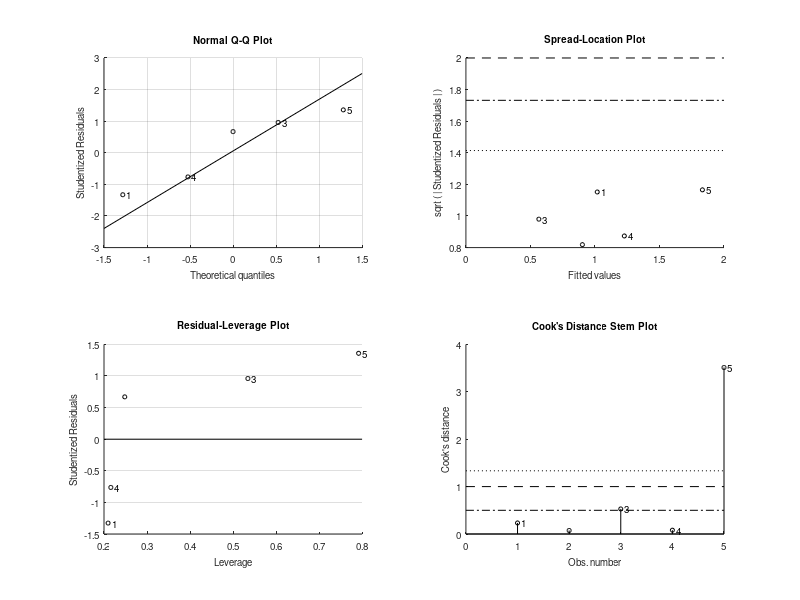

This figure's MATLAB source: (Note: this script raises an error after producing the figure.)
% Linear regressions of zmeso biomass with surf chl 
% Tropical regions, annual climatology
% Historic and SSP585

clear all
close all

figp ='/Users/cpetrik/Dropbox/Princeton/Fish-MIP/CMIP6/driver_analysis/zmeso_figs/';

%%
load('Hist_SSP585_coeffs_mod_chl_sst_biomes.mat','HistChlHCSS',...
    'HistChlHCPS','SspChlHCSS','SspChlHCPS');
load('Hist_SSP585_coeffs_mod_chl_sst_LC45.mat');
load('Hist_SSP585_coeffs_mod_chl_global_obsglm.mat')

Hist.slop = [HistChlLC45(:,2),HistChlHCSS(:,2),HistChlHCPS(:,2),HistChlGlobal(:,2)];
Hist.int = [HistChlLC45(:,1),HistChlHCSS(:,1),HistChlHCPS(:,1),HistChlGlobal(:,1)];

SSP.slop = [SspChlLC45(:,2),SspChlHCSS(:,2),SspChlHCPS(:,2),SspChlGlobal(:,2)];
SSP.int = [SspChlLC45(:,1),SspChlHCSS(:,1),SspChlHCPS(:,1),SspChlGlobal(:,1)];

%% predict mesozoo over chl values
% Models have a very large range
cmin = log(0.01);
cmax = log(25);
chl = logspace(cmin,cmax);

hzoo1 = Hist.int(:,1) + Hist.slop(:,1) .* log(chl);
szoo1 = SSP.int(:,1) + SSP.slop(:,1) .* log(chl);
hzoo2 = Hist.int(:,2) + Hist.slop(:,2) .* log(chl);
szoo2 = SSP.int(:,2) + SSP.slop(:,2) .* log(chl);
hzoo3 = Hist.int(:,3) + Hist.slop(:,3) .* log(chl);
szoo3 = SSP.int(:,3) + SSP.slop(:,3) .* log(chl);
hzoo4 = Hist.int(:,4) + Hist.slop(:,4) .* log(chl);
szoo4 = SSP.int(:,4) + SSP.slop(:,4) .* log(chl);

%% color same as Taylor diagrams
% cm=[0 0.7 0;...   %g
%     0 0 0.75;...  %b
%     0.5 0 1;...   %purple
%     1 0 0;...     %r
%     0.5 0 0;...   %maroon
%     0.35 0.35 0.35]; %grey
cb=[34/255 136/255 51/255;...   %green
    51/255 187/255 238/255;...  %cyan
    0/255 68/255 136/255;...    %blue
    238/255 102/255 119/255;... %red
    170/255 51/255 119/255;...  %purple
    0.333 0.333 0.333];         %grey

set(groot,'defaultAxesColorOrder',cb);

hmod = {'CAN','CNRM','GFDL','IPSL','UK','obs'};
smod = {'CAN','CNRM','GFDL','IPSL','UK'};

%% linear regression of hist vs. future 

mdl1 = fitlm(Hist.slop(1:5,1),SSP.slop(:,1));
ypred1 = predict(mdl1,Hist.slop(1:5,1));

mdl2 = fitlm(Hist.slop(1:5,2),SSP.slop(:,2));
ypred2 = predict(mdl2,Hist.slop(1:5,2));

mdl3 = fitlm(Hist.slop(1:5,3),SSP.slop(:,3));
ypred3 = predict(mdl3,Hist.slop(1:5,3));

mdl4 = fitlm(Hist.slop(1:5,4),SSP.slop(:,4));
ypred4 = predict(mdl4,Hist.slop(1:5,4));

noCmdl1 = fitlm(Hist.slop(2:5,1),SSP.slop(2:5,1));
noCypred1 = predict(noCmdl1,Hist.slop(2:5,1));

noCmdl2 = fitlm(Hist.slop(2:5,2),SSP.slop(2:5,2));
noCypred2 = predict(noCmdl2,Hist.slop(2:5,2));

noCmdl3 = fitlm(Hist.slop(2:5,3),SSP.slop(2:5,3));
noCypred3 = predict(noCmdl3,Hist.slop(2:5,3));

noCmdl4 = fitlm(Hist.slop(2:5,4),SSP.slop(2:5,4));
noCypred4 = predict(noCmdl4,Hist.slop(2:5,4));

test=mdl1.Coefficients;
tt=table2array(test);

%% Figures
x = (-5:0.5:4);
xs = 0:0.5:6;
y1 = Hist.slop(6,1)*ones(size(xs));
y2 = Hist.slop(6,2)*ones(size(xs));
y3 = Hist.slop(6,3)*ones(size(xs));
y4 = Hist.slop(6,4)*ones(size(xs));

%% 3 biomes
figure(1)
subplot(3,3,1)
plot(log(chl),hzoo1,'LineWidth',2)
% legend(hmod)
ylim([-20 10])
xlim([round(cmin) round(cmax)])
% xlabel('log chl (mg m^-^3)')
ylabel('log zmeso (mgC m^-^2)')
title('Hist')

subplot(3,3,2)
plot(log(chl),szoo1,'LineWidth',2)
ylim([-20 10])
xlim([round(cmin) round(cmax)])
% xlabel('log chl (mg m^-^3)')
% ylabel('log zmeso (mgC m^-^2)')
title('SSP 585')

subplot(3,3,3)
for i=1:5
    plot(Hist.slop(i,1),SSP.slop(i,1),'.','color',cb(i,:),'MarkerSize',20); hold on;
end
plot(x,x,':k'); hold on;
plot(y1,xs,'color',cb(6,:)); hold on;
plot(Hist.slop(1:5,1),ypred1,'k'); hold on;
% legend(smod)
% legend('location','southeast')
axis([0 3 0 2])
% xlabel('Historic chl sensitivity')
ylabel('Future chl sensitivity')
title('LC')

subplot(3,3,4)
plot(log(chl),hzoo2,'LineWidth',2)
ylim([-20 20])
xlim([round(cmin) round(cmax)])
% xlabel('log chl (mg m^-^3)')
ylabel('log zmeso (mgC m^-^2)')
title('Hist')

subplot(3,3,5)
plot(log(chl),szoo2,'LineWidth',2)
ylim([-20 20])
xlim([round(cmin) round(cmax)])
% xlabel('log chl (mg m^-^3)')
% ylabel('log zmeso (mgC m^-^2)')
title('SSP 585')

subplot(3,3,6)
plot(x,x,':k'); hold on;
for i=1:5
    plot(Hist.slop(i,2),SSP.slop(i,2),'.','color',cb(i,:),'MarkerSize',20); hold on;
end
plot(y2,xs,'color',cb(6,:)); hold on;
plot(Hist.slop(1:5,2),ypred2,'k'); hold on;
axis([0 4 0 6])
% xlabel('Historic chl sensitivity')
ylabel('Future chl sensitivity')
title('HCSS')

subplot(3,3,7)
plot(log(chl),hzoo3,'LineWidth',2)
ylim([-20 20])
xlim([round(cmin) round(cmax)])
xlabel('log chl (mg m^-^3)')
ylabel('log zmeso (mgC m^-^2)')
title('Hist')

subplot(3,3,8)
plot(log(chl),szoo3,'LineWidth',2)
ylim([-20 20])
xlim([round(cmin) round(cmax)])
xlabel('log chl (mg m^-^3)')
% ylabel('log zmeso (mgC m^-^2)')
title('SSP 585')

subplot(3,3,9)
plot(x,x,':k'); hold on;
for i=1:5
    plot(Hist.slop(i,3),SSP.slop(i,3),'.','color',cb(i,:),'MarkerSize',20); hold on;
end
plot(y3,xs,'color',cb(6,:)); hold on;
plot(Hist.slop(1:5,3),ypred3,'k'); hold on;
axis([-1 3 0 5])
xlabel('Historic chl sensitivity')
ylabel('Future chl sensitivity')
title('HCPS')

print('-dpng',[figp 'Hist_SSP585_lm_EC_zmeso_chl_biomes_LC45.png'])

%% 3 biomes + global
f1 = figure('Units','inches','Position',[1 1 9 8]);
subplot(4,4,1)
plot(log(chl),hzoo4,'LineWidth',2)
ylim([-15 10])
xlim([round(cmin) round(cmax)])
ylabel('Global')
title('Hist')
lg  = legend({'CAN','CNRM','GFDL','IPSL','UKESM','obsGLMM'}); 
lg.Position(1:2) = [.725 .45];

subplot(4,4,2)
plot(log(chl),szoo4,'LineWidth',2)
ylim([-15 10])
xlim([round(cmin) round(cmax)])
title('SSP 585')

subplot(4,4,3)
for i=1:5
    plot(Hist.slop(i,4),SSP.slop(i,4),'.','color',cb(i,:),'MarkerSize',20); hold on;
end
plot(x,x,':k'); hold on;
plot(y4,xs,'color',cb(6,:)); hold on;
plot(Hist.slop(1:5,4),ypred4,'k'); hold on;
axis([0 2 0 2])
title('Future chl sensitivity')

subplot(4,4,5)
plot(log(chl),hzoo1,'LineWidth',2)
ylim([-15 10])
xlim([round(cmin) round(cmax)])
% xlabel('log chl (mg m^-^3)')
ylabel('LC')
text(-8.5,-35,'log zmeso (mgC m^-^2)','Rotation',90)

subplot(4,4,6)
plot(log(chl),szoo1,'LineWidth',2)
ylim([-15 10])
xlim([round(cmin) round(cmax)])
% xlabel('log chl (mg m^-^3)')
% ylabel('log zmeso (mgC m^-^2)')
%title('SSP 585')

subplot(4,4,7)
for i=1:5
    plot(Hist.slop(i,1),SSP.slop(i,1),'.','color',cb(i,:),'MarkerSize',20); hold on;
end
plot(x,x,':k'); hold on;
plot(y1,xs,'color',cb(6,:)); hold on;
plot(Hist.slop(1:5,1),ypred1,'k'); hold on;
% legend(smod)
% legend('location','southeast')
axis([0 2.5 0 2])

subplot(4,4,9)
plot(log(chl),hzoo2,'LineWidth',2)
xlim([round(cmin) round(cmax)])
ylim([-20 20])
% xlabel('log chl (mg m^-^3)')
%ylabel('log zmeso (mgC m^-^2)')
ylabel('HCSS')

subplot(4,4,10)
plot(log(chl),szoo2,'LineWidth',2)
xlim([round(cmin) round(cmax)])
ylim([-20 20])

subplot(4,4,11)
plot(x,x,':k'); hold on;
for i=1:5
    plot(Hist.slop(i,2),SSP.slop(i,2),'.','color',cb(i,:),'MarkerSize',20); hold on;
end
plot(y2,xs,'color',cb(6,:)); hold on;
plot(Hist.slop(1:5,2),ypred2,'k'); hold on;
axis([0 4 0 6])
% xlabel('Historic chl sensitivity')
%ylabel('Future chl sensitivity')
%title('HCSS')

subplot(4,4,13)
plot(log(chl),hzoo3,'LineWidth',2)
ylim([-20 20])
xlim([round(cmin) round(cmax)])
xlabel('log chl (mg m^-^3)')
ylabel('HCPS')

subplot(4,4,14)
plot(log(chl),szoo3,'LineWidth',2)
ylim([-20 20])
xlim([round(cmin) round(cmax)])
xlabel('log chl (mg m^-^3)')
% ylabel('log zmeso (mgC m^-^2)')
%title('SSP 585')

subplot(4,4,15)
plot(x,x,':k'); hold on;
for i=1:5
    plot(Hist.slop(i,3),SSP.slop(i,3),'.','color',cb(i,:),'MarkerSize',20); hold on;
end
plot(y3,xs,'color',cb(6,:)); hold on;
plot(Hist.slop(1:5,3),ypred3,'k'); hold on;
axis([-1 3 0 5])
xlabel('Historic chl sensitivity')
%ylabel('Future chl sensitivity')
%title('HCPS')

print('-dpng',[figp 'Hist_SSP585_lm_EC_zmeso_chl_global_biomes_LC45.png'])

%% 3 biomes No CAN
figure(3)
subplot(3,3,1)
for i=2:6
    plot(log(chl),hzoo1(i,:),'color',cb(i,:),'LineWidth',2); hold on;
end
ylim([-10 10])
xlim([round(cmin) round(cmax)])
% xlabel('log chl (mg m^-^3)')
ylabel('log zmeso (mgC m^-^2)')
title('Hist')

subplot(3,3,2)
for i=2:5
    plot(log(chl),szoo1(i,:),'color',cb(i,:),'LineWidth',2); hold on;
end
ylim([-10 10])
xlim([round(cmin) round(cmax)])
% xlabel('log chl (mg m^-^3)')
% ylabel('log zmeso (mgC m^-^2)')
title('SSP 585')

subplot(3,3,3)
for i=2:5
    plot(Hist.slop(i,1),SSP.slop(i,1),'.','color',cb(i,:),'MarkerSize',20); hold on;
end
plot(x,x,':k'); hold on;
plot(y1,xs,'color',cb(6,:)); hold on;
plot(Hist.slop(2:5,1),noCypred1,'k'); hold on;
% legend(smod)
% legend('location','southeast')
axis([0 3 0 2])
% xlabel('Historic chl sensitivity')
ylabel('Future chl sensitivity')
title('LC')

subplot(3,3,4)
for i=2:6
    plot(log(chl),hzoo2(i,:),'color',cb(i,:),'LineWidth',2); hold on;
end
ylim([-10 10])
xlim([round(cmin) round(cmax)])
% xlabel('log chl (mg m^-^3)')
ylabel('log zmeso (mgC m^-^2)')
title('Hist')

subplot(3,3,5)
for i=2:5
    plot(log(chl),szoo2(i,:),'color',cb(i,:),'LineWidth',2); hold on;
end
ylim([-10 10])
xlim([round(cmin) round(cmax)])
% xlabel('log chl (mg m^-^3)')
% ylabel('log zmeso (mgC m^-^2)')
title('SSP 585')

subplot(3,3,6)
plot(x,x,':k'); hold on;
for i=2:5
    plot(Hist.slop(i,2),SSP.slop(i,2),'.','color',cb(i,:),'MarkerSize',20); hold on;
end
plot(y2,xs,'color',cb(6,:)); hold on;
plot(Hist.slop(2:5,2),noCypred2,'k'); hold on;
axis([0 2 0 1.5])
% xlabel('Historic chl sensitivity')
ylabel('Future chl sensitivity')
title('HCSS')

subplot(3,3,7)
for i=2:6
    plot(log(chl),hzoo3(i,:),'color',cb(i,:),'LineWidth',2); hold on;
end
ylim([-3 2])
xlim([round(cmin) round(cmax)])
xlabel('log chl (mg m^-^3)')
ylabel('log zmeso (mgC m^-^2)')
title('Hist')

subplot(3,3,8)
for i=2:5
    plot(log(chl),szoo3(i,:),'color',cb(i,:),'LineWidth',2); hold on;
end
ylim([-3 2])
xlim([round(cmin) round(cmax)])
xlabel('log chl (mg m^-^3)')
% ylabel('log zmeso (mgC m^-^2)')
title('SSP 585')

subplot(3,3,9)
plot(x,x,':k'); hold on;
for i=2:5
    plot(Hist.slop(i,3),SSP.slop(i,3),'.','color',cb(i,:),'MarkerSize',20); hold on;
end
plot(y3,xs,'color',cb(6,:)); hold on;
plot(Hist.slop(2:5,3),noCypred3,'k'); hold on;
axis([-1 1 0 1])
xlabel('Historic chl sensitivity')
ylabel('Future chl sensitivity')
title('HCPS')

print('-dpng',[figp 'Hist_SSP585_lm_EC_zmeso_chl_biomes_LC45_noCAN.png'])

%% No CAN + global
f4 = figure('Units','inches','Position',[1 1 9 8]);
subplot(4,4,1)
for i=2:6
    plot(log(chl),hzoo4(i,:),'color',cb(i,:),'LineWidth',2); hold on;
end
ylim([-5 5])
lg  = legend({'CNRM','GFDL','IPSL','UKESM','obsGLMM'}); 
lg.Position(1:2) = [.71 .45];
xlim([round(cmin) round(cmax)])
title('Hist')
ylabel('Global')

subplot(4,4,2)
for i=2:5
    plot(log(chl),szoo4(i,:),'color',cb(i,:),'LineWidth',2); hold on;
end
ylim([-5 5])
xlim([round(cmin) round(cmax)])
title('SSP 585')

subplot(4,4,3)
for i=2:5
    plot(Hist.slop(i,4),SSP.slop(i,4),'.','color',cb(i,:),'MarkerSize',20); hold on;
end
plot(x,x,':k'); hold on;
plot(y4,xs,'color',cb(6,:)); hold on;
plot(Hist.slop(2:5,4),noCypred4,'k'); hold on;
% legend(smod)
% legend('location','southeast')
axis([0.25 1.25 0.25 1.5])
title('Future chl sensitivity')


subplot(4,4,5)
for i=2:6
    plot(log(chl),hzoo1(i,:),'color',cb(i,:),'LineWidth',2); hold on;
end
% legend(hmod)
% legend('location','northwest')
ylim([-10 10])
xlim([round(cmin) round(cmax)])
% xlabel('log chl (mg m^-^3)')
ylabel('LC')
text(-8.5,-30,'log zmeso (mgC m^-^2)','Rotation',90)

subplot(4,4,6)
for i=2:5
    plot(log(chl),szoo1(i,:),'color',cb(i,:),'LineWidth',2); hold on;
end
ylim([-10 10])
xlim([round(cmin) round(cmax)])
% xlabel('log chl (mg m^-^3)')
% ylabel('log zmeso (mgC m^-^2)')
%title('SSP 585')

subplot(4,4,7)
for i=2:5
    plot(Hist.slop(i,1),SSP.slop(i,1),'.','color',cb(i,:),'MarkerSize',20); hold on;
end
plot(x,x,':k'); hold on;
plot(y1,xs,'color',cb(6,:)); hold on;
plot(Hist.slop(2:5,1),noCypred1,'k'); hold on;
% legend(smod)
% legend('location','southeast')
axis([0 2.5 0 2])
% xlabel('Historic chl sensitivity')

subplot(4,4,9)
for i=2:6
    plot(log(chl),hzoo2(i,:),'color',cb(i,:),'LineWidth',2); hold on;
end
ylim([-10 10])
xlim([round(cmin) round(cmax)])
% xlabel('log chl (mg m^-^3)')
ylabel('HCSS')
%title('Hist')

subplot(4,4,10)
for i=2:5
    plot(log(chl),szoo2(i,:),'color',cb(i,:),'LineWidth',2); hold on;
end
ylim([-10 10])
xlim([round(cmin) round(cmax)])
% xlabel('log chl (mg m^-^3)')
%title('SSP 585')

subplot(4,4,11)
plot(x,x,':k'); hold on;
for i=2:5
    plot(Hist.slop(i,2),SSP.slop(i,2),'.','color',cb(i,:),'MarkerSize',20); hold on;
end
plot(y2,xs,'color',cb(6,:)); hold on;
plot(Hist.slop(2:5,2),noCypred2,'k'); hold on;
axis([0 2 0 1.5])
% xlabel('Historic chl sensitivity')
%title('HCSS')

subplot(4,4,13)
for i=2:6
    plot(log(chl),hzoo3(i,:),'color',cb(i,:),'LineWidth',2); hold on;
end
ylim([-3 2])
xlim([round(cmin) round(cmax)])
xlabel('log chl (mg m^-^3)')
ylabel('HCPS')

subplot(4,4,14)
for i=2:5
    plot(log(chl),szoo3(i,:),'color',cb(i,:),'LineWidth',2); hold on;
end
ylim([-3 2])
xlim([round(cmin) round(cmax)])
xlabel('log chl (mg m^-^3)')
%title('SSP 585')

subplot(4,4,15)
plot(x,x,':k'); hold on;
for i=2:5
    plot(Hist.slop(i,3),SSP.slop(i,3),'.','color',cb(i,:),'MarkerSize',20); hold on;
end
plot(y3,xs,'color',cb(6,:)); hold on;
plot(Hist.slop(2:5,3),noCypred3,'k'); hold on;
axis([-0.75 1 0 1])
xlabel('Historic chl sensitivity')


print('-dpng',[figp 'Hist_SSP585_lm_EC_zmeso_chl_global_biomes_LC45_noCAN.png'])

%%
figure(5)
subplot(2,2,1)
plot(x,x,':k'); hold on;
for i=2:4
    plot(Hist.slop(i,2),SSP.slop(i,2),'.','color',cb(i,:),'MarkerSize',20); hold on;
end
plot(y2,xs,'color',cb(6,:)); hold on;
plot(Hist.slop(2:5,2),noCypred2,'k'); hold on;
axis([0.3 0.9 0.3 0.9])
% xlabel('Historic chl sensitivity')
ylabel('Future chl sensitivity')
title('HCSS')

subplot(2,2,3)
plot(x,x,':k'); hold on;
for i=2:4
    plot(Hist.slop(i,3),SSP.slop(i,3),'.','color',cb(i,:),'MarkerSize',20); hold on;
end
plot(y3,xs,'color',cb(6,:)); hold on;
plot(Hist.slop(2:5,3),noCypred3,'k'); hold on;
axis([0.1 0.6 0.1 0.6])
xlabel('Historic chl sensitivity')
ylabel('Future chl sensitivity')
title('HCPS')
print('-dpng',[figp 'Hist_SSP585_lm_EC_zmeso_chl_biomes_HC_noCANnoUK.png'])

%%
figure(6)
for i=1:5
    plot(Hist.slop(i,1),SSP.slop(i,1),'.','color',cb(i,:),'MarkerSize',20); hold on;
end
plot(x,x,':k'); hold on;
plot(y1,xs,'color',cb(6,:)); hold on;
plot(Hist.slop(1:5,1),ypred1,'k'); hold on;
legend(smod)
legend('location','southeast')
axis([0.2 2.2 0.2 2])
xlabel('Historic chl sensitivity')
ylabel('Future chl sensitivity')
title('LC')
print('-dpng',[figp 'Hist_SSP585_lm_EC_zmeso_chl_biomes_LC45only.png'])

%% No CAN no UK + global
figure(7)
subplot(4,3,1)
for i=2:4
    plot(log(chl),hzoo4(i,:),'color',cb(i,:),'LineWidth',2); hold on;
end
plot(log(chl),hzoo4(6,:),'color',cb(6,:),'LineWidth',2); hold on;
% legend(hmod)
% legend('location','northwest')
ylim([-3 2])
xlim([round(cmin) round(cmax)])
title('Hist')
ylabel('Global')

subplot(4,3,2)
for i=2:4
    plot(log(chl),szoo4(i,:),'color',cb(i,:),'LineWidth',2); hold on;
end
ylim([-3 2])
xlim([round(cmin) round(cmax)])
title('SSP 585')

subplot(4,3,3)
for i=2:4
    plot(Hist.slop(i,4),SSP.slop(i,4),'.','color',cb(i,:),'MarkerSize',20); hold on;
end
plot(x,x,':k'); hold on;
plot(y4,xs,'color',cb(6,:)); hold on;
axis([0.35 0.75 0.35 0.75])
title('Future chl sensitivity')

subplot(4,3,4)
for i=2:4
    plot(log(chl),hzoo1(i,:),'color',cb(i,:),'LineWidth',2); hold on;
end
plot(log(chl),hzoo1(6,:),'color',cb(6,:),'LineWidth',2); hold on;
% legend(hmod)
% legend('location','northwest')
ylim([-5 6])
xlim([round(cmin) round(cmax)])
% xlabel('log chl (mg m^-^3)')
ylabel('LC')
text(-8.5,-15,'log zmeso (mgC m^-^2)','Rotation',90)

subplot(4,3,5)
for i=2:4
    plot(log(chl),szoo1(i,:),'color',cb(i,:),'LineWidth',2); hold on;
end
ylim([-5 6])
xlim([round(cmin) round(cmax)])
% xlabel('log chl (mg m^-^3)')
% ylabel('log zmeso (mgC m^-^2)')
%title('SSP 585')

subplot(4,3,6)
for i=2:4
    plot(Hist.slop(i,1),SSP.slop(i,1),'.','color',cb(i,:),'MarkerSize',20); hold on;
end
plot(x,x,':k'); hold on;
plot(y1,xs,'color',cb(6,:)); hold on;
axis([0.25 1.5 0.5 1.5])
% xlabel('Historic chl sensitivity')

subplot(4,3,7)
for i=2:4
    plot(log(chl),hzoo2(i,:),'color',cb(i,:),'LineWidth',2); hold on;
end
plot(log(chl),hzoo2(6,:),'color',cb(6,:),'LineWidth',2); hold on;
ylim([-3 3])
xlim([round(cmin) round(cmax)])
% xlabel('log chl (mg m^-^3)')
ylabel('HCSS')
%title('Hist')

subplot(4,3,8)
for i=2:4
    plot(log(chl),szoo2(i,:),'color',cb(i,:),'LineWidth',2); hold on;
end
ylim([-3 3])
xlim([round(cmin) round(cmax)])
% xlabel('log chl (mg m^-^3)')
%title('SSP 585')

subplot(4,3,9)
plot(x,x,':k'); hold on;
for i=2:4
    plot(Hist.slop(i,2),SSP.slop(i,2),'.','color',cb(i,:),'MarkerSize',20); hold on;
end
plot(y2,xs,'color',cb(6,:)); hold on;
axis([0.25 1 0.25 1])
% xlabel('Historic chl sensitivity')
%title('HCSS')

subplot(4,3,10)
for i=2:4
    plot(log(chl),hzoo3(i,:),'color',cb(i,:),'LineWidth',2); hold on;
end
plot(log(chl),hzoo3(6,:),'color',cb(6,:),'LineWidth',2); hold on;
ylim([-3 2])
xlim([round(cmin) round(cmax)])
xlabel('log chl (mg m^-^3)')
ylabel('HCPS')

subplot(4,3,11)
for i=2:4
    plot(log(chl),szoo3(i,:),'color',cb(i,:),'LineWidth',2); hold on;
end
ylim([-3 2])
xlim([round(cmin) round(cmax)])
xlabel('log chl (mg m^-^3)')
%title('SSP 585')

subplot(4,3,12)
plot(x,x,':k'); hold on;
for i=2:4
    plot(Hist.slop(i,3),SSP.slop(i,3),'.','color',cb(i,:),'MarkerSize',20); hold on;
end
plot(y3,xs,'color',cb(6,:)); hold on;
axis([0 0.75 0 0.75])
xlabel('Historic chl sensitivity')

print('-dpng',[figp 'Hist_SSP585_lm_EC_zmeso_chl_global_biomes_LC45_noCANnoUK.png'])

